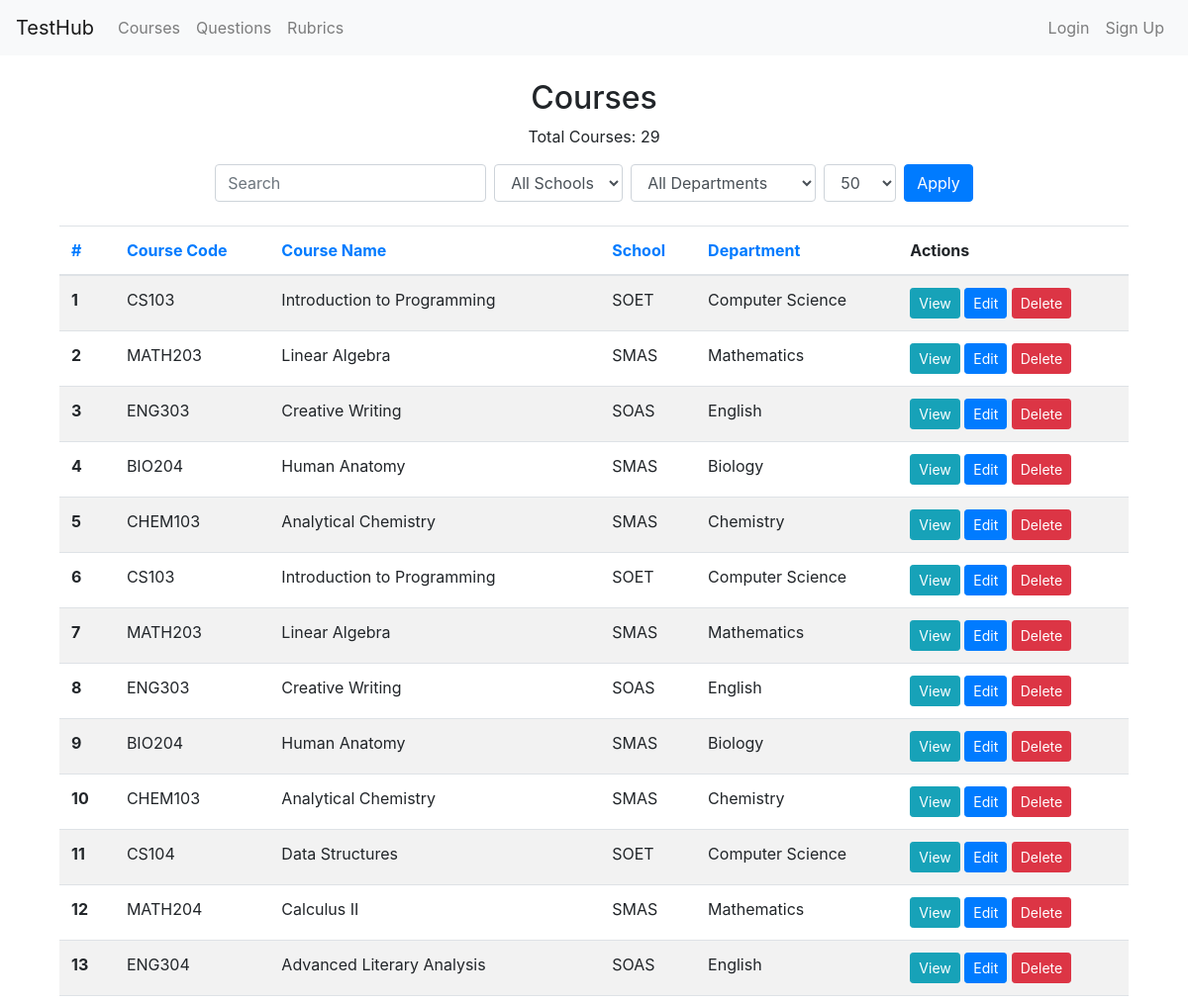
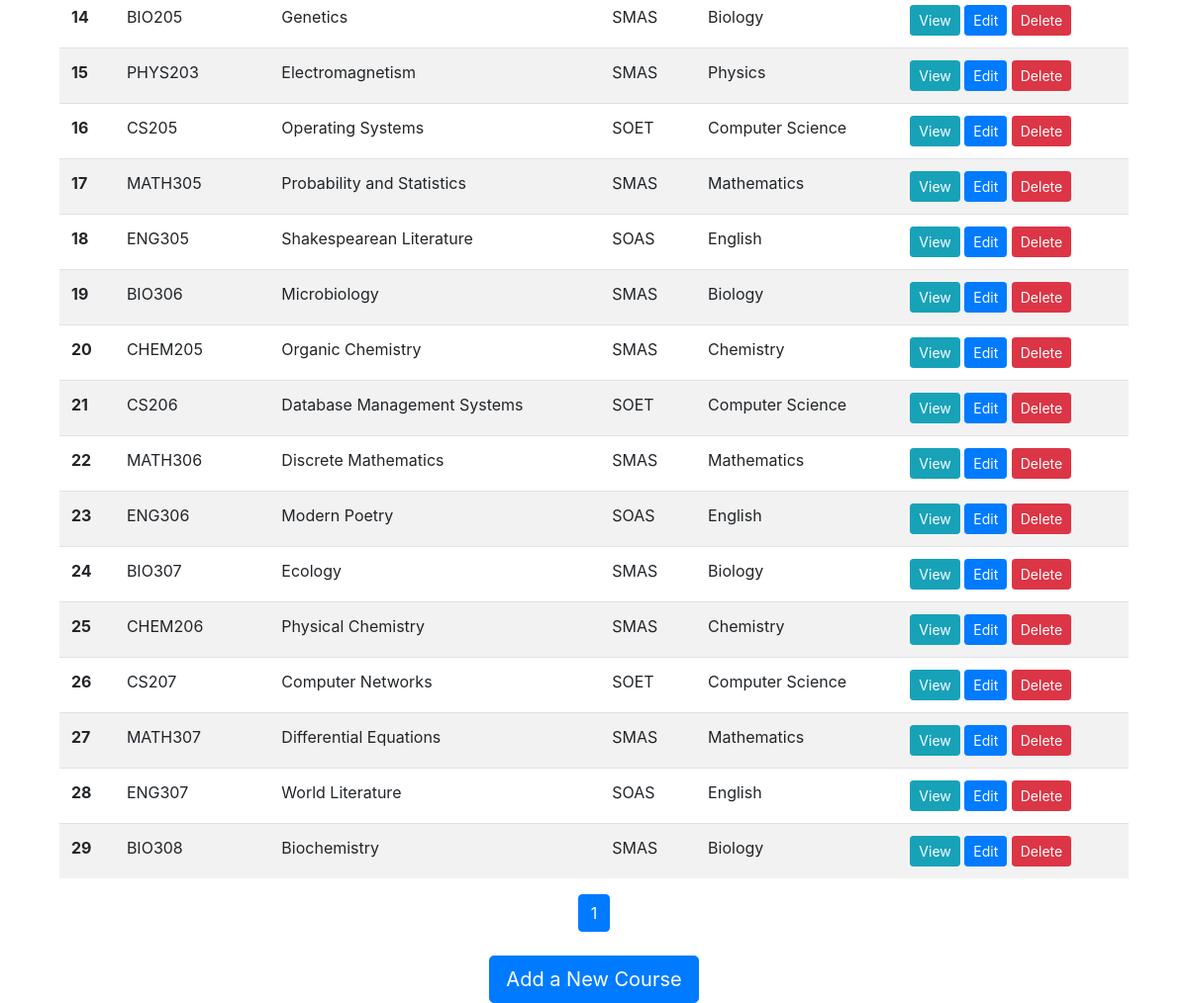
Page /courses/ on the committed database (2 pictures, top to bottom).
### models.py (models this page shows)
class Course(db.Model):
    id = db.Column(db.Integer, primary_key=True)
    name = db.Column(db.String(100), nullable=False)
    course_code = db.Column(db.String(20), nullable=False)
    school = db.Column(db.String(10), nullable=False)
    department = db.Column(db.String(100), nullable=False)
    outcomes = db.relationship('CourseOutcome', backref='course', lazy=True, cascade="all, delete-orphan")

### routes/courses.py (the view)
@course_bp.route('/', methods=['GET', 'POST'])
def list_courses():
    query = Course.query
    search_fields = ['course_code', 'name', 'school', 'department']
    filter_fields = ['school', 'department']
    query = apply_filters(query, Course, search_fields, filter_fields)
    query = apply_sorting(query, Course)
    courses, total_courses, pagination = apply_pagination(query)
    per_page = int(request.args.get('per_page', 50))
    page = int(request.args.get('page', 1))
    schools = db.session.query(Course.school).distinct().all()
    departments = db.session.query(Course.department).distinct().all()
    return render_template('course_list.html', courses=courses, total_courses=total_courses, schools=schools, departments=departments, per_page=per_page, page=page, pagination=pagination)

### utils.py (called while the page is built)
def apply_filters(query, model, search_fields, filter_fields):
    search = request.args.get('search')
    if search:
        filters = [getattr(model, field).ilike(f'%{search}%') for field in search_fields]
        query = query.filter(or_(*filters))
    for field in filter_fields:
        value = request.args.get(field)
        if value:
            query = query.filter(getattr(model, field) == value)
    return query

def apply_sorting(query, model):
    sort_by = request.args.get('sort_by', 'id')
    sort_order = request.args.get('sort_order', 'asc')
    if sort_order == 'asc':
        query = query.order_by(getattr(model, sort_by).asc())
    else:
        query = query.order_by(getattr(model, sort_by).desc())
    return query

def apply_pagination(query):
    per_page = int(request.args.get('per_page', 50))
    page = int(request.args.get('page', 1))
    pagination = query.paginate(page=page, per_page=per_page, error_out=False)
    return pagination.items, pagination.total, pagination

### templates/course_list.html (shortened to what this page needs)
{% extends "base.html" %}
{% block content %}
<div class="container mt-4">
  <h2 class="text-center">Courses</h2>
  <p class="text-center">Total Courses: {{ total_courses }}</p>
  <form method="GET" action="{{ url_for('courses.list_courses') }}" class="form-inline justify-content-center mb-4">
    <input type="text" name="search" class="form-control mr-2" placeholder="Search">
    <select name="school_filter" class="form-control mr-2">
      <option value="">All Schools</option>
    </select>
    <select name="department_filter" class="form-control mr-2">
      <option value="">All Departments</option>
    </select>
    <select name="per_page" class="form-control mr-2">
      <option value="50" {% if per_page == 50 %}selected{% endif %}>50</option>
    </select>
    <button type="submit" class="btn btn-primary">Apply</button>
  </form>
  <table class="table table-striped">
    <thead>
      <tr>
        <th scope="col"><a href="{{ url_for('courses.list_courses', sort_by='id', sort_order='asc') }}">#</a></th>
        <th scope="col"><a href="{{ url_for('courses.list_courses', sort_by='course_code', sort_order='asc') }}">Course Code</a></th>
        <th scope="col"><a href="{{ url_for('courses.list_courses', sort_by='name', sort_order='asc') }}">Course Name</a></th>
        <th scope="col"><a href="{{ url_for('courses.list_courses', sort_by='school', sort_order='asc') }}">School</a></th>
        <th scope="col"><a href="{{ url_for('courses.list_courses', sort_by='department', sort_order='asc') }}">Department</a></th>
        <th scope="col">Actions</th>
      </tr>
    </thead>
    <tbody>
      {% for course in courses %}
      <tr>
        <th scope="row">{{ loop.index }}</th>
        <td>{{ course.course_code }}</td>
        <td>{{ course.name }}</td>
        <td>{{ course.school }}</td>
        <td>{{ course.department }}</td>
        <td>
          <a href="{{ url_for('courses.view_course', course_id=course.id) }}" class="btn btn-info btn-sm">View</a>
          <a href="{{ url_for('courses.edit_course', course_id=course.id) }}" class="btn btn-primary btn-sm">Edit</a>
          <form action="{{ url_for('courses.delete_course', course_id=course.id) }}" method="post" style="display:inline;">
            <button type="submit" class="btn btn-danger btn-sm">Delete</button>
          </form>
        </td>
      </tr>
      {% endfor %}
    </tbody>
  </table>
  <nav aria-label="Page navigation">
    <ul class="pagination justify-content-center">
      {% for page_num in range(1, (total_courses // per_page) + 2) %}
      <li class="page-item {% if page == page_num %}active{% endif %}">
        <a class="page-link" href="{{ url_for('courses.list_courses', page=page_num, per_page=per_page) }}">{{ page_num }}</a>
      </li>
      {% endfor %}
    </ul>
  </nav>
  <div class="text-center mt-4">
    <a class="btn btn-primary btn-lg" href="{{ url_for('courses.create_course') }}" role="button">Add a New Course</a>
  </div>
</div>
{% endblock %}

### templates/base.html (shortened to what this page needs)
<!doctype html>
<html lang="en">
  <head>
    <link href="https://stackpath.bootstrapcdn.com/bootstrap/4.5.2/css/bootstrap.min.css" rel="stylesheet">
  </head>
  <body>
    <nav class="navbar navbar-expand-lg navbar-light bg-light">
      <a class="navbar-brand" href="{{ url_for('home') }}">TestHub</a>
      <div class="collapse navbar-collapse" id="navbarNav">
        <ul class="navbar-nav">
          <li class="nav-item">
            <a class="nav-link" href="{{ url_for('courses.list_courses') }}">Courses</a>
          </li>
          <li class="nav-item">
            <a class="nav-link" href="{{ url_for('questions.list_questions') }}">Questions</a>
          </li>
          <li class="nav-item">
            <a class="nav-link" href="{{ url_for('rubrics.list_rubrics') }}">Rubrics</a>
          </li>
        </ul>
        <ul class="navbar-nav ml-auto">
          {% if current_user.is_authenticated %}
            <li class="nav-item">
              <a class="nav-link" href="{{ url_for('auth.logout') }}">Logout</a>
            </li>
          {% else %}
            <li class="nav-item">
              <a class="nav-link" href="{{ url_for('auth.login') }}">Login</a>
            </li>
            <li class="nav-item">
              <a class="nav-link" href="{{ url_for('auth.signup') }}">Sign Up</a>
            </li>
          {% endif %}
        </ul>
      </div>
    </nav>
    <div class="container mt-4">
      {% block content %}{% endblock %}
    </div>
  </body>
</html>

### rows in the picture
Course: course_code "CS103", name "Introduction to Programming", school "SOET", department "Computer Science"
Course: course_code "MATH203", name "Linear Algebra", school "SMAS", department "Mathematics"
Course: course_code "ENG303", name "Creative Writing", school "SOAS", department "English"
Course: course_code "BIO204", name "Human Anatomy", school "SMAS", department "Biology"
Course: course_code "CHEM103", name "Analytical Chemistry", school "SMAS", department "Chemistry"
Course: course_code "CS103", name "Introduction to Programming", school "SOET", department "Computer Science"
Course: course_code "MATH203", name "Linear Algebra", school "SMAS", department "Mathematics"
Course: course_code "ENG303", name "Creative Writing", school "SOAS", department "English"
Course: course_code "BIO204", name "Human Anatomy", school "SMAS", department "Biology"
Course: course_code "CHEM103", name "Analytical Chemistry", school "SMAS", department "Chemistry"
Course: course_code "CS104", name "Data Structures", school "SOET", department "Computer Science"
Course: course_code "MATH204", name "Calculus II", school "SMAS", department "Mathematics"
Course: course_code "ENG304", name "Advanced Literary Analysis", school "SOAS", department "English"
Course: course_code "BIO205", name "Genetics", school "SMAS", department "Biology"
Course: course_code "PHYS203", name "Electromagnetism", school "SMAS", department "Physics"
Course: course_code "CS205", name "Operating Systems", school "SOET", department "Computer Science"
Course: course_code "MATH305", name "Probability and Statistics", school "SMAS", department "Mathematics"
Course: course_code "ENG305", name "Shakespearean Literature", school "SOAS", department "English"
Course: course_code "BIO306", name "Microbiology", school "SMAS", department "Biology"
Course: course_code "CHEM205", name "Organic Chemistry", school "SMAS", department "Chemistry"
Course: course_code "CS206", name "Database Management Systems", school "SOET", department "Computer Science"
Course: course_code "MATH306", name "Discrete Mathematics", school "SMAS", department "Mathematics"
Course: course_code "ENG306", name "Modern Poetry", school "SOAS", department "English"
Course: course_code "BIO307", name "Ecology", school "SMAS", department "Biology"
Course: course_code "CHEM206", name "Physical Chemistry", school "SMAS", department "Chemistry"
Course: course_code "CS207", name "Computer Networks", school "SOET", department "Computer Science"
Course: course_code "MATH307", name "Differential Equations", school "SMAS", department "Mathematics"
Course: course_code "ENG307", name "World Literature", school "SOAS", department "English"
Course: course_code "BIO308", name "Biochemistry", school "SMAS", department "Biology"

### other values in the picture
{{ total_courses }} "29"
{{ page_num }} "1"
